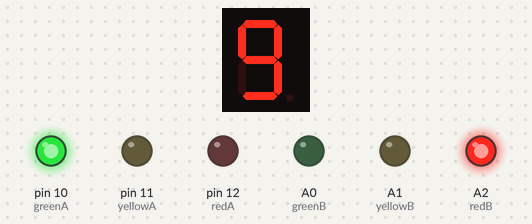
The sketch below on a simulated Arduino Uno, built with avr-gcc and run on an emulated ATmega328P. On the bench: 1-digit seven-segment display, output pins drawn as LEDs (lit = HIGH). Wiring (inferred from the names in the program): 1-digit 7-segment display, segments lit when HIGH: segments pin 2, pin 3, pin 4, pin 5, pin 6, pin 7, pin 8, pin 9. The segment pins are drawn as the display they are named for; pins used as bus, display or sensor lines are not drawn.

Above: at 0.1 s.
At 5.1 s:
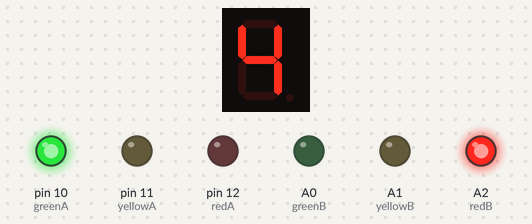
At 10.1 s:
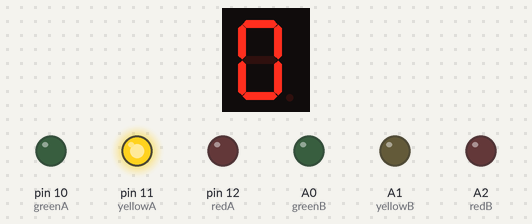
At 21.1 s:
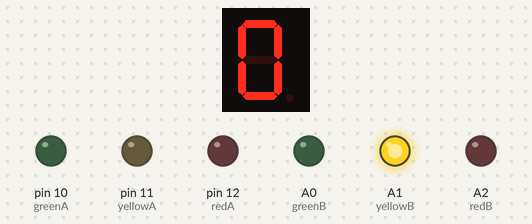
At 30.1 s:
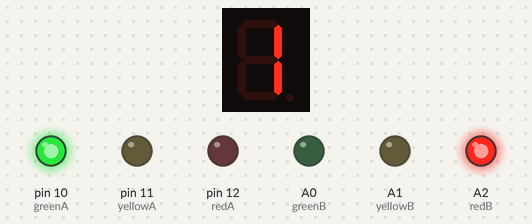
At 39.1 s:
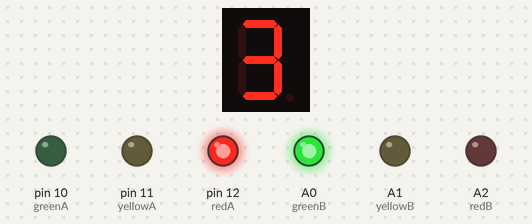
Timing chart, 0 to 40.0 s (numbered marks = the images above):
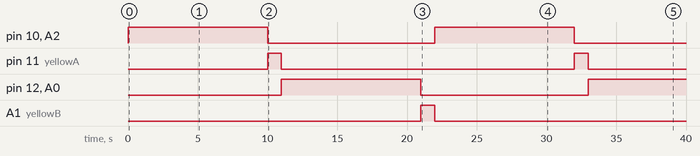

Measured:
- by itself, pin 10 (greenA), A2 (redB): alternates HIGH for 10.0 s and LOW for 12.0 s
- by itself, pin 11 (yellowA): alternates HIGH for 1.0 s and LOW for 21.0 s
- by itself, pin 12 (redA), A0 (greenB): LOW → HIGH at 11.0 s, → LOW 10.0 s later, → HIGH 12.0 s later
- by itself, A1 (yellowB): LOW → HIGH at 21.0 s, → LOW 1.0 s later
- what the display in image 1 shows lasts 1.0 s, from 5.0 s to 6.0 s
- what the display in image 2 shows lasts 2.0 s, from 9.0 s to 11.0 s

The sketch:

street_light_timer.ino
```cpp
// Display segments
int A = 2;
int B = 3;
int C = 4;
int D = 5;
int E = 6;
int F = 7;
int G = 8;
int DP = 9;

// Traffic light for Street A
int greenA = 10;
int yellowA = 11;
int redA = 12;

// Traffic light for Street B
int greenB = A0;
int yellowB = A1;
int redB = A2;

// 7-segment digits (0 to 9)
void display(int num) {
  byte numbers[10][7] = {
    {1,1,1,1,1,1,0}, // 0
    {0,1,1,0,0,0,0}, // 1
    {1,1,0,1,1,0,1}, // 2
    {1,1,1,1,0,0,1}, // 3
    {0,1,1,0,0,1,1}, // 4
    {1,0,1,1,0,1,1}, // 5
    {1,0,1,1,1,1,1}, // 6
    {1,1,1,0,0,0,0}, // 7
    {1,1,1,1,1,1,1}, // 8
    {1,1,1,1,0,1,1}  // 9
  };

  digitalWrite(A, numbers[num][0]);
  digitalWrite(B, numbers[num][1]);
  digitalWrite(C, numbers[num][2]);
  digitalWrite(D, numbers[num][3]);
  digitalWrite(E, numbers[num][4]);
  digitalWrite(F, numbers[num][5]);
  digitalWrite(G, numbers[num][6]);
  digitalWrite(DP, LOW);
}

void setup() {
  int segments[] = {A, B, C, D, E, F, G, DP};
  for (int i = 0; i < 8; i++) pinMode(segments[i], OUTPUT);

  int leds[] = {greenA, yellowA, redA, greenB, yellowB, redB};
  for (int i = 0; i < 6; i++) pinMode(leds[i], OUTPUT);
}

void loop() {
  // Street A green, Street B red
  digitalWrite(greenA, HIGH);
  digitalWrite(redB, HIGH);
  for (int i = 9; i >= 0; i--) {
    display(i);
    delay(1000);
  }
  digitalWrite(greenA, LOW);
  digitalWrite(redB, LOW);

  // Street A yellow
  digitalWrite(yellowA, HIGH);
  display(0);
  delay(1000);
  digitalWrite(yellowA, LOW);

  // Street A red, Street B green
  digitalWrite(redA, HIGH);
  digitalWrite(greenB, HIGH);
  for (int i = 9; i >= 0; i--) {
    display(i);
    delay(1000);
  }
  digitalWrite(redA, LOW);
  digitalWrite(greenB, LOW);

  // Street B yellow
  digitalWrite(yellowB, HIGH);
  display(0);
  delay(1000);
  digitalWrite(yellowB, LOW);

  // Reset for new cycle
  digitalWrite(redB, LOW);
}
```
